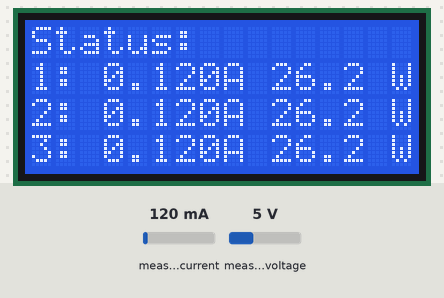
The program below on a simulated ESP32. Shown: 16×4 character LCD. The test bench sets the inputs (shaded band); at power-on: measured current 120 mA, measured voltage 5 V. WiFi joins after 1.5 s; servers stay silent unless stated; uploads are accepted with an empty reply; what the program prints to the serial monitor is not drawn.

Above: at 5.3 s.
5.4 s: measured current set to 40 mA
At 6.36 s:
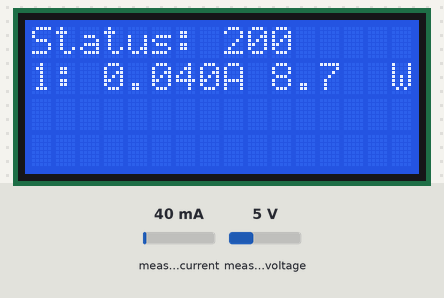
8.0 s: measured current set to 1500 mA
At 10.09 s:
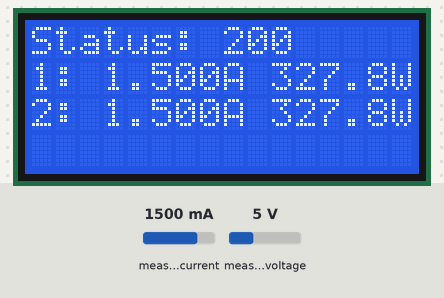
11.0 s: measured voltage set to 0.3 V
At 12.5 s:
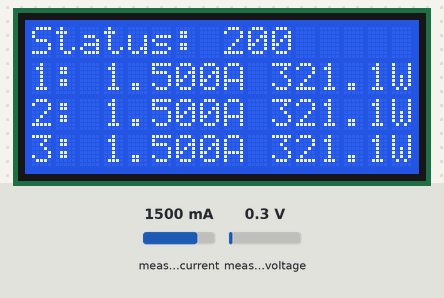
13.1 s: measured current set to 40 mA
At 14.2 s:
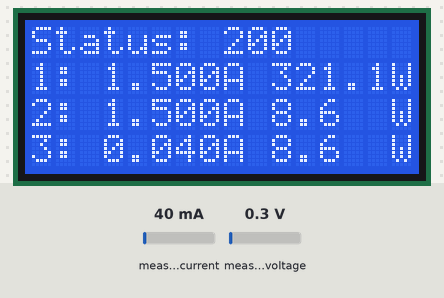
16.1 s: measured voltage set to 7.5 V
At 17.6 s:
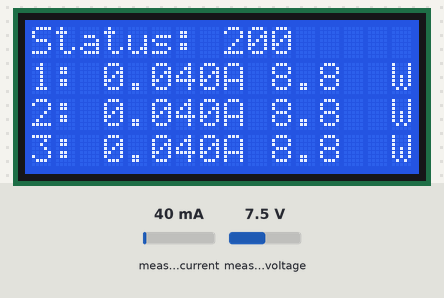
Timing chart, 0 to 19.1 s (numbered marks = the images above; inputs shaded):
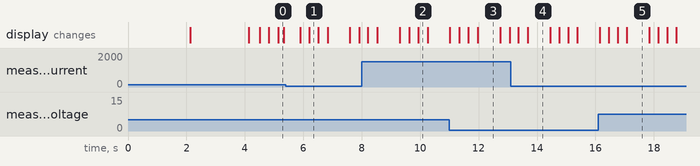

Measured:
- what the display in image 3 shows lasts 0.7 s, from 12.0 s to 12.7 s

The program:

main.cpp
```cpp
#include <Arduino.h>
#include <Wire.h>
#include <LiquidCrystal_I2C.h>
#include <PZEM004Tv30.h>
#include <ArduinoJson.h> // Include ArduinoJson library
#include <HTTPClient.h>
#include "wifi_setup.h"  // Include WiFi setup header
#include "pzem_reader.h" // Include PZEM reader header
#include "api_request.h" // Include API request header

#define RX1 16
#define TX1 17
#define RX2 18
#define TX2 19
#define RX3 32
#define TX3 33

const char *ssid = "Daffa Angga";
const char *password = "Daf@111099";

// Each PZEM should have its own Serial
PZEM004Tv30 pzem1(Serial2, RX1, TX1);
PZEM004Tv30 pzem2(Serial2, RX2, TX2);
PZEM004Tv30 pzem3(Serial2, RX3, TX3);

LiquidCrystal_I2C lcd(0x27, 16, 4);

void setup()
{
  Serial.begin(9600);
  Serial2.begin(9600, SERIAL_8N1, RX1, TX1); // Setup for the first PZEM

  lcd.init();
  lcd.backlight();

  wifiSetup(lcd, ssid, password); // Pass lcd and credentials to the function

  delay(2000);
  lcd.clear();
}

void loop()
{
  lcd.setCursor(0, 0);
  lcd.print("Status: ");
  lcd.setCursor(0, 1);
  lcd.print("                    ");

  lcd.setCursor(-4, 2);
  lcd.print("                    ");

  lcd.setCursor(-4, 3);
  lcd.print("                    ");

  StaticJsonDocument<1024> doc; // Adjust size based on your needs
  JsonArray sensors = doc.createNestedArray("se");

  String sensorReader1 = pzemReader(pzem1, RX1, TX1, "1", 1, lcd); // Pass lcd to the reader function
  String sensorReader2 = pzemReader(pzem2, RX2, TX2, "2", 2, lcd); // Pass lcd to the reader function
  String sensorReader3 = pzemReader(pzem3, RX3, TX3, "3", 3, lcd); // Pass lcd to the reader function

  if (!sensorReader1.isEmpty() && !sensorReader2.isEmpty() && !sensorReader3.isEmpty())
  {
    JsonObject sensorObj1 = sensors.createNestedObject();
    StaticJsonDocument<256> tempDoc1;
    deserializeJson(tempDoc1, sensorReader1);
    sensorObj1.set(tempDoc1.as<JsonObject>());

    JsonObject sensorObj2 = sensors.createNestedObject();
    StaticJsonDocument<256> tempDoc2;
    deserializeJson(tempDoc2, sensorReader2);
    sensorObj2.set(tempDoc2.as<JsonObject>());

    JsonObject sensorObj3 = sensors.createNestedObject();
    StaticJsonDocument<256> tempDoc3;
    deserializeJson(tempDoc3, sensorReader3);
    sensorObj3.set(tempDoc3.as<JsonObject>());

    String jsonData;
    serializeJson(doc, jsonData);

    sendSensorData(jsonData, lcd);
  }

  delay(500); // Delay for readability
}
```

api_request.cpp
```cpp
#include <HTTPClient.h>
#include "wifi_setup.h" // Include WiFi setup header

// String apiUrl = "https://mf745t99-8000.asse.devtunnels.ms/api/sensors/bulk";
String apiUrl = "https://fp-backend.finalproject-be.dafkur.com/api/v1/sensors";

// Function to send the HTTP POST request
void sendSensorData(const String &jsonData, LiquidCrystal_I2C &lcd)
{
  // Send HTTP POST request
  if (WiFi.status() == WL_CONNECTED)
  {
    HTTPClient http;
    http.begin(apiUrl);
    http.addHeader("Content-Type", "application/json"); // Specify content-type header

    Serial.print("Status API Request : "); // Print return code

    int httpResponseCode = http.POST(jsonData); // Send the request
    if (httpResponseCode > 0)
    {
      Serial.println(httpResponseCode); // Print return code
      lcd.setCursor(8, 0);
      lcd.print(httpResponseCode);
    }
    else
    {
      Serial.println(httpResponseCode); // Print error code
      lcd.setCursor(8, 0);
      lcd.print(httpResponseCode);
    }
    http.end(); // Free resources
  }
  else
  {
    Serial.println("WiFi not connected");
  }
}
```

api_request.h
```cpp
#ifndef API_REQUEST_H
#define API_REQUEST_H

#include <HTTPClient.h>
#include <LiquidCrystal_I2C.h>

void sendSensorData(const String &jsonData, LiquidCrystal_I2C &lcd);

#endif // API_REQUEST_H
```

json_payload.cpp
```cpp
#include <ArduinoJson.h>
#include "json_payload.h"

// Function to construct JSON payload for a sensor
String constructJsonPayload(const String &sensorName, float voltage, float current, float power, float pf, float frequency, float energy, float apparentPower, float reactivePower)
{
  StaticJsonDocument<256> doc; // Choose an appropriate size based on your data

  // Fill the JSON document
  JsonObject sensor = doc.to<JsonObject>();
  sensor["name"] = sensorName;
  sensor["voltage"] = voltage;
  sensor["current"] = current;
  sensor["power"] = power;
  sensor["power_factor"] = pf;
  sensor["frequency"] = frequency;
  sensor["energy"] = energy;
  sensor["apparent_power"] = apparentPower;
  sensor["reactive_power"] = reactivePower;

  String jsonData;
  serializeJson(doc, jsonData);

  // Serialize JSON to String
  return jsonData; // Return the constructed JSON string
}
```

json_payload.h
```cpp
#ifndef JSON_PAYLOAD_H
#define JSON_PAYLOAD_H

#include <ArduinoJson.h>

String constructJsonPayload(const String &sensorName, float voltage, float current, float power, float pf, float frequency, float energy, float apparentPower, float reactivePower);

#endif
```

pzem_reader.cpp
```cpp
#include <ArduinoJson.h>
#include "pzem_reader.h"
#include "json_payload.h"

void printAllValues(String name, float volt, float ampere, float power, float energy, float frequency, float pf, float apparentPower, float reactivePower, LiquidCrystal_I2C &lcd)
{
  Serial.print("\n========== PZEM ");
  Serial.print(name);
  Serial.println(" Readers ==========");

  Serial.print("Voltage        : ");
  Serial.print(volt, 1);
  Serial.println(" V");

  Serial.print("Current        : ");
  Serial.print(ampere, 3);
  Serial.println(" A");

  Serial.print("Power          : ");
  Serial.print(power, 1);
  Serial.println(" W");

  Serial.print("Energy         : ");
  Serial.print(energy, 3);
  Serial.println(" kWh");

  Serial.print("Frequency      : ");
  Serial.print(frequency, 1);
  Serial.println(" Hz");

  Serial.print("Power Factor   : ");
  Serial.println(pf, 3);

  Serial.print("Apparent Power : ");
  Serial.print(apparentPower, 1);
  Serial.println(" VA");

  Serial.print("Reactive Power : ");
  Serial.print(reactivePower, 1);
  Serial.println(" VAR");

  Serial.println("====================================\n");
}

bool checkNanValue(String name, int row, int sensorName, float volt, float ampere, float power, float energy, float frequency, float pf, LiquidCrystal_I2C &lcd)
{
  bool isNan = isnan(volt) || isnan(ampere) || isnan(power) || isnan(energy) || isnan(frequency) || isnan(pf);

  if (isNan)
  {
    lcd.setCursor(sensorName, row);
    lcd.print(name + ":");
    lcd.setCursor(sensorName + 3, row);
    lcd.print("Sensor Error");
  }

  return isNan;
}

String pzemReader(PZEM004Tv30 &pzem, int rxPin, int txPin, const String &name, const int &row, LiquidCrystal_I2C &lcd)
{
  Serial2.end();
  Serial2.begin(9600, SERIAL_8N1, rxPin, txPin);

  float volt = pzem.voltage();
  float ampere = pzem.current();
  float power = pzem.power();
  float energy = pzem.energy();
  float frequency = pzem.frequency();
  float pf = pzem.pf();

  float apparPower, reactPower;

  if (pf == 0)
  {
    apparPower = 0;
  }
  else
  {
    apparPower = power / pf;
  }
  if (pf == 0)
  {
    reactPower = 0;
  }
  else
  {
    reactPower = power / pf * sqrt(1 - sq(pf));
  }

  printAllValues(name, volt, ampere, power, energy, frequency, pf, apparPower, reactPower, lcd); // Pass lcd to the function

  int sensorName = 0, ampereValue = 3, ampereUnit = 8, powerValue = 10, powerUnit = 15;

  if (row >= 2)
  {
    sensorName -= 4;
    ampereValue -= 4;
    ampereUnit -= 4;
    powerValue -= 4;
    powerUnit -= 4;
  }

  String sensor = constructJsonPayload("Sensor " + name, volt, ampere, power, pf, frequency, energy, apparPower, reactPower);

  if (checkNanValue(name, row, sensorName, volt, ampere, power, energy, frequency, pf, lcd))
  {
    return ""; // Exit if any value is NaN
  }

  // Display values on the LCD
  lcd.setCursor(sensorName, row);
  lcd.print(name + ":");
  lcd.setCursor(ampereValue, row);
  lcd.print(ampere, 3);
  lcd.setCursor(ampereUnit, row);
  lcd.print("A");
  lcd.setCursor(powerValue, row);
  lcd.print(power, 1);
  lcd.setCursor(powerUnit, row);
  lcd.print("W");

  return sensor;
}
```

pzem_reader.h
```cpp
#ifndef PZEM_READER_H
#define PZEM_READER_H

#include <LiquidCrystal_I2C.h>
#include <PZEM004Tv30.h>

void printAllValues(String name, float volt, float ampere, float power, float energy, float frequency, float pf, LiquidCrystal_I2C &lcd);
bool checkNanValue(String name, int row, int sensorName, float volt, float ampere, float power, float energy, float frequency, float pf, LiquidCrystal_I2C &lcd);
String pzemReader(PZEM004Tv30 &pzem, int rxPin, int txPin, const String &name, const int &row, LiquidCrystal_I2C &lcd);

#endif // PZEM_READER_H
```

wifi_setup.cpp
```cpp
#include "wifi_setup.h"

void wifiSetup(LiquidCrystal_I2C &lcd, const char *ssid, const char *password)
{
  lcd.setCursor(0, 0);
  lcd.print("PZEM Reader");

  WiFi.begin(ssid, password);
  Serial.print("Connecting to WiFi");
  lcd.setCursor(0, 1);
  lcd.print("Connecting...");

  while (WiFi.status() != WL_CONNECTED)
  {
    delay(1000);
    Serial.print(".");
  }

  lcd.clear();
  lcd.setCursor(0, 0);
  lcd.print("PZEM Reader");

  Serial.println();
  Serial.println("Connected to WiFi!");
  lcd.setCursor(0, 1);
  lcd.print("Connected!");

  Serial.print("IP address: ");
  Serial.println(WiFi.localIP());
  lcd.setCursor(0 - 4, 2);
  lcd.print("IP: ");
  lcd.setCursor(4 - 4, 2);
  lcd.print(WiFi.localIP());
}
```

wifi_setup.h
```cpp
#ifndef WIFI_SETUP_H
#define WIFI_SETUP_H

#include <WiFi.h>
#include <LiquidCrystal_I2C.h>

void wifiSetup(LiquidCrystal_I2C &lcd, const char *ssid, const char *password);

#endif // WIFI_SETUP_H
```
